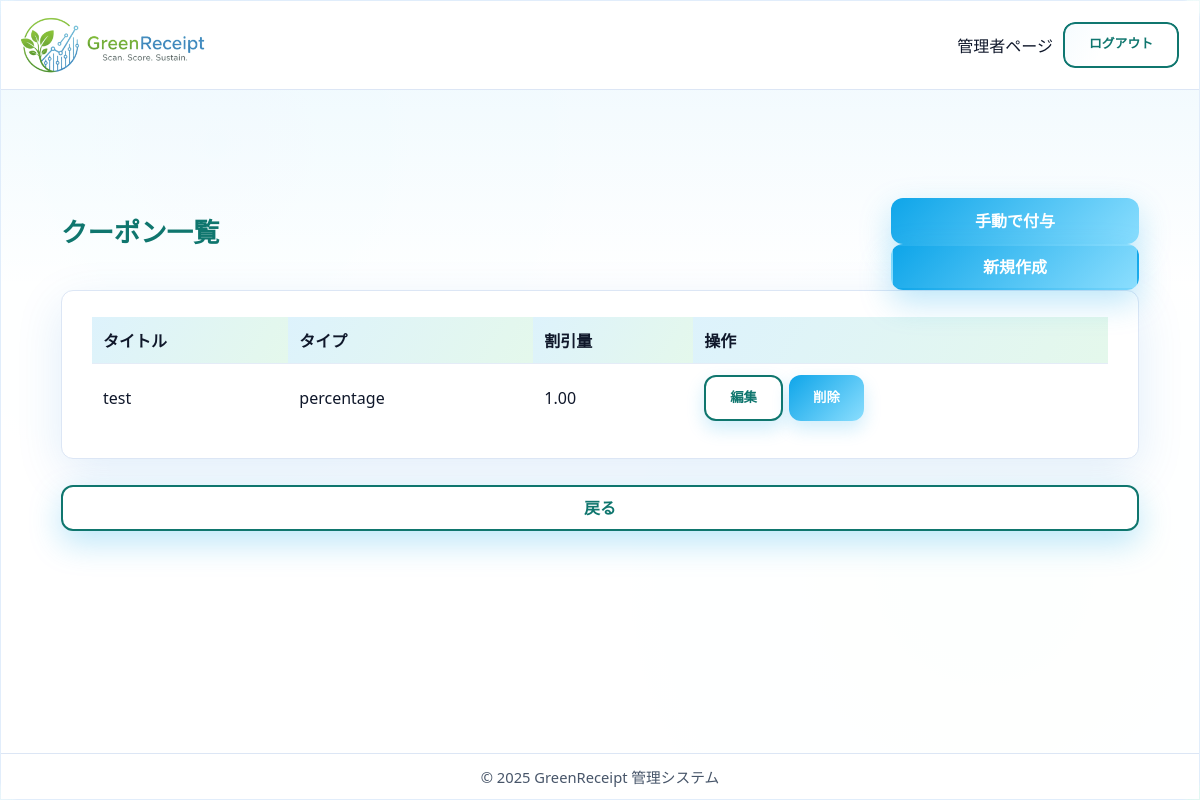
The page /staff/coupons/ (signed in) on the database as committed earlier.
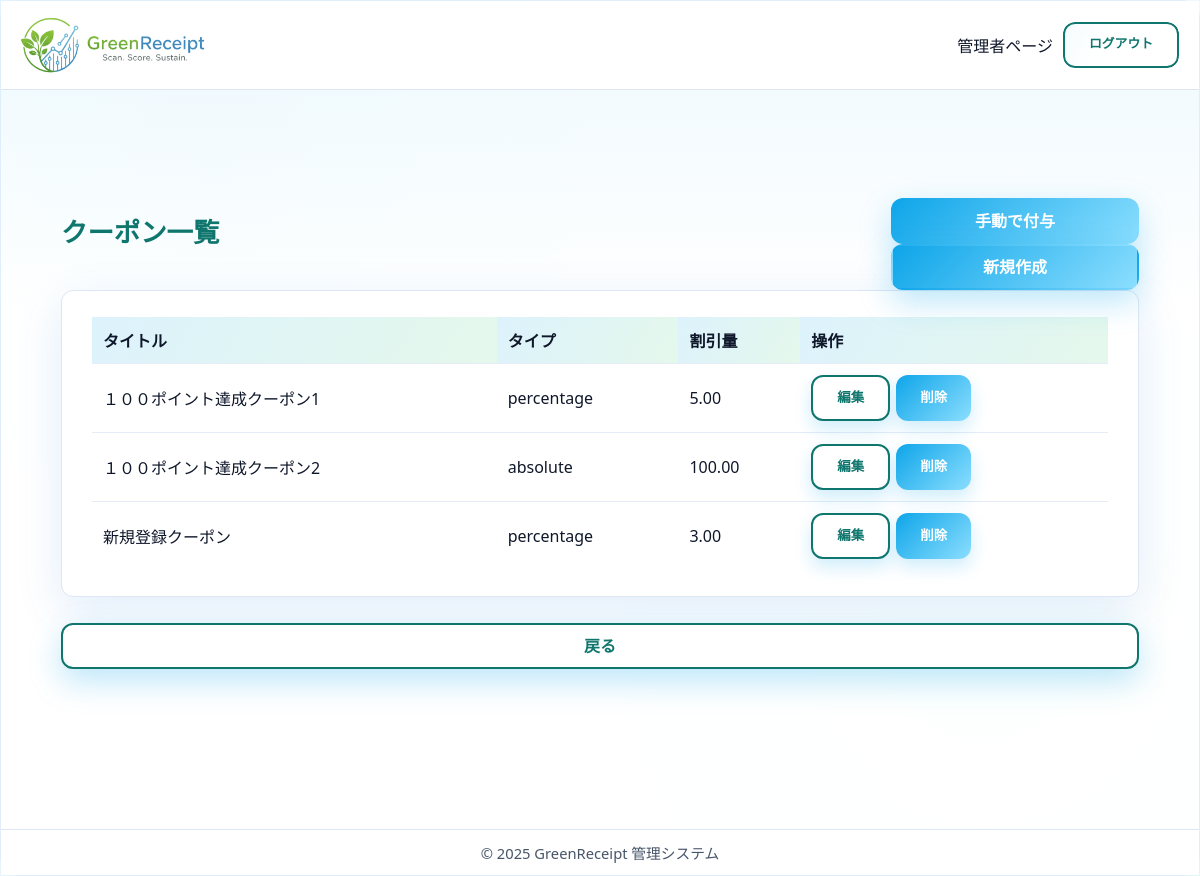
The same page on the database as committed later.
### core/models.py (models this page shows, shortened)
class Coupon(models.Model):
    TYPE_CHOICES = [
        ('percentage', '割引率'),
        ('absolute', '固定額'),
    ]
    title = models.CharField(max_length=64, verbose_name='タイトル')
    description = models.CharField(max_length=64, verbose_name='詳細')
    requirement = models.CharField(max_length=255, blank=True, verbose_name='利用条件')
    type = models.CharField(max_length=64, verbose_name='タイプ', choices=TYPE_CHOICES)
    discount_value = models.DecimalField(
        max_digits=12, decimal_places=2, verbose_name='割引量',validators=[MinValueValidator(1)])
    available_stores = models.ManyToManyField(
        Store, verbose_name='利用可能店舗', blank=True)
    required_points = models.IntegerField(default=0, verbose_name='必要ポイント数', validators=[MinValueValidator(0)])
    STATUS_CHOICES = [
        ('pending', '申請中'),
        ('approved', '承認済み'),
        ('rejected', '却下'),
        ('deletion_requested', '削除申請中'),
    ]
    status = models.CharField(
        max_length=20, choices=STATUS_CHOICES, default='approved', verbose_name='ステータス')
    store = models.ForeignKey(
        Store, on_delete=models.CASCADE, null=True, blank=True, related_name='created_coupons', verbose_name='作成店舗')
    remarks = models.TextField(blank=True, verbose_name='備考')
    rejection_reason = models.TextField(blank=True, verbose_name='却下理由')
    updated_at = models.DateTimeField(auto_now=True, verbose_name='更新日時')
    class Meta:
        verbose_name = 'クーポン'
        verbose_name_plural = 'クーポン'

### core/views.py (the view)
# urls.py: path("staff/coupons/", views.coupon_list_admin, name="coupon_list_admin"),
@staff_member_required
def coupon_list_admin(request):
    coupons = Coupon.objects.all()
    return render(request, 'admin/coupon_list_admin.html', {'coupons': coupons})

### core/templates/admin/coupon_list_admin.html (shortened to what this page needs)
{% extends 'admin/admin_base.html' %}
{% block content %}
  <main class="dashboard-main">
    <div class="container-fluid dashboard-section mt-4 px-4">
      <div class="d-flex justify-content-between align-items-center mb-3">
        <h1>クーポン一覧</h1>
        <div>
          <a href="{% url 'core:grant_coupon_admin' %}" class="btn btn-success">手動で付与</a>
          <a href="{% url 'core:coupon_create' %}" class="btn btn-primary">新規作成</a>
        </div>
      </div>
      <div class="card">
        <div class="card-body">
          <table class="table">
            <thead>
              <tr>
                <th>タイトル</th>
                <th>タイプ</th>
                <th>割引量</th>
                <th>操作</th>
              </tr>
            </thead>
            <tbody>
              {% for coupon in coupons %}
              <tr>
                <td>{{ coupon.title }}</td>
                <td>{{ coupon.type }}</td>
                <td>{{ coupon.discount_value }}</td>
                <td>
                  <div class="d-flex gap-2">
                    <a href="{% url 'core:coupon_update' coupon.id %}" class="btn btn-secondary btn-sm">編集</a>
                    <a href="{% url 'core:coupon_delete' coupon.id %}" class="btn btn-danger btn-sm" onclick="return confirm('クーポン「{{ coupon.title }}」を本当に削除してもよろしいですか？');">削除</a>
                  </div>
                </td>
              </tr>
              {% endfor %}
            </tbody>
          </table>
        </div>
      </div>
      <a href="{% url 'core:staff_index' %}" class="btn btn-secondary mt-3">戻る</a>
    </div>
  </main>
{% endblock %}

### core/templates/admin/admin_base.html (shortened to what this page needs)
{% load static %}
<!DOCTYPE html>
<html lang="ja">
  <head>
    <link rel="stylesheet" href="{% static 'css/style.css' %}?v=2.10" />
    <link rel="stylesheet" href="{% static 'css/admin.css' %}?v=2.14" />
  </head>
  <body>
    <div class="admin-container">
      <header class="admin-header">
        <div class="admin-header-inner">
          <div class="logo-container">
            <a href="{% url 'core:index' %}">
              <img src="{% static 'img/logo.png' %}" alt="GreenReceipt ロゴ" class="logo small" />
            </a>
          </div>
          <div class="user-info desktop-only">
            {% if user.is_authenticated %}
              <span class="welcome">
                {% if user.role == 'store' %}
                  店舗ページ
                {% else %}
                  管理者ページ
                {% endif %}
              </span>
              <form method="post" action="{% url 'core:staff_logout' %}" class="logout-form">
                <button type="submit" class="btn-secondary logout-button">ログアウト</button>
              </form>
            {% endif %}
          </div>
        </div>
      </header>
      <main class="admin-main">
        {% block content %}
        {% endblock %}
      </main>
      <footer class="admin-footer">
        <p>© 2025 GreenReceipt 管理システム</p>
      </footer>
    </div>
  </body>
</html>

### core/static/css/style.css (style rules this page uses)
:root { --bg-1: #f3f9ff; --bg-2: #f2fff8; --panel: rgba(255, 255, 255, 0.9); --panel-strong: rgba(255, 255, 255, 0.96); --border: rgba(9, 109, 217, 0.12); --shadow: 0 14px 48px rgba(9, 109, 217, 0.12); --shadow-strong: 0 22px 60px rgba(9, 109, 217, 0.18); --text: #0f172a; --muted: #475569; --accent: #79ca69; --accent-2: #0f766e; --success: #22c55e; --danger: #ef4444; --radius-lg: 18px; --radius-md: 12px; --radius-sm: 10px; }
* { box-sizing: border-box; margin: 0; padding: 0; }
html, body { height: 100%; width: 100%; overflow-x: hidden; }
body { font-family: "Poppins", "Segoe UI", "\u30E1\u30A4\u30EA\u30AA", "Hiragino Kaku Gothic ProN", sans-serif; text-align: center; min-height: 100vh; margin: 0; padding-top: 0; color: var(--text); background: radial-gradient(circle at 12% 18%, rgba(14, 165, 233, 0.16), transparent 32%), radial-gradient(circle at 80% 8%, rgba(34, 197, 94, 0.12), transparent 28%), radial-gradient(circle at 76% 72%, rgba(14, 165, 233, 0.12), transparent 32%), linear-gradient(135deg, var(--bg-1), var(--bg-2)); -webkit-font-smoothing: antialiased; -moz-osx-font-smoothing: grayscale; }
header { padding: 12px 16px; top: 0; left: 0; z-index: 900; background: rgba(255, 255, 255, 0.95); backdrop-filter: blur(5px); width: 100%; }
.logo-container { flex-shrink: 0; }
.logo { height: auto; margin: 0; transition: transform 0.3s ease; }
.logo.small { width: 170px; height: auto; }
.user-info.desktop-only { display: none; }
@media (min-width: 768px) { .user-info.desktop-only { display: flex; align-items: center; gap: 10px; margin-left: auto; } }
button, .btn { display: inline-block; background: linear-gradient(135deg, var(--accent), #8bdefe); color: #fff; border: none; border-radius: 14px; font-weight: 700; cursor: pointer; transition: transform 0.25s ease, box-shadow 0.25s ease, filter 0.2s ease; font-size: 1rem; box-shadow: 0 12px 32px rgba(14, 165, 233, 0.28); }
button { padding: 8px 40px; }
.btn { width: 100%; padding: 13px; border-radius: 14px; text-decoration: none; }
.logout-button { padding: 4px 8px; font-size: .8em; white-space: nowrap; width: auto; background: #fff; color: var(--accent-2); border: 1px solid rgba(15, 118, 110, 0.3); box-shadow: none; }
.btn-sm { padding: 6px 12px; font-size: 0.84em; width: auto; box-shadow: 0 8px 18px rgba(14, 165, 233, 0.2); }
:root { --nav-h: 100px; }
footer { margin-top: auto; }
main { display: flex; flex-direction: column; justify-content: center; width: 100%; height: 100%; padding: 24px; gap: 16px; }
form { width: 92%; max-width: 380px; margin: auto; background: var(--panel-strong); border-radius: 18px; padding: 26px 22px; border: 1px solid var(--border); box-shadow: var(--shadow); animation: scaleIn 0.5s ease-out; position: relative; overflow: hidden; }
form::before { content: ""; position: absolute; inset: 0; background: linear-gradient(120deg, rgba(14, 165, 233, 0.04), transparent 40%); pointer-events: none; }
img, video, canvas { max-width: 100%; height: auto; display: block; }
.container, .wrapper, main, form { max-width: 100%; }
.logout-form, .inline-form { background: none; padding: 0; margin: 0; box-shadow: none; border: none; display: inline; }
.welcome { white-space: nowrap; }
header .logo { width: 190px; height: auto; }
@media (min-width: 768px) { header .logo { width: 270px; } }
@media (min-width: 768px) { .user-info.desktop-only .welcome { text-overflow: ellipsis; white-space: nowrap; max-width: 28ch; } }
main.dashboard-main { justify-content: flex-start; align-items: stretch; padding: 44px 0 90px 0; }
.btn-secondary { display: inline-block; background: #fff; border: 2px solid var(--accent-2); color: var(--accent-2); border-radius: 10px; padding: 9px 20px; margin-top: 20px; text-decoration: none; transition: all 0.25s ease; }

Rows that differ between the two databases and show on the page:
removed Coupon: title "test", type "percentage", discount_value "1.00"
added Coupon: title "１００ポイント達成クーポン1", type "percentage", discount_value "5.00"
added Coupon: title "１００ポイント達成クーポン2", type "absolute", discount_value "100.00"
added Coupon: title "新規登録クーポン", type "percentage", discount_value "3.00"
